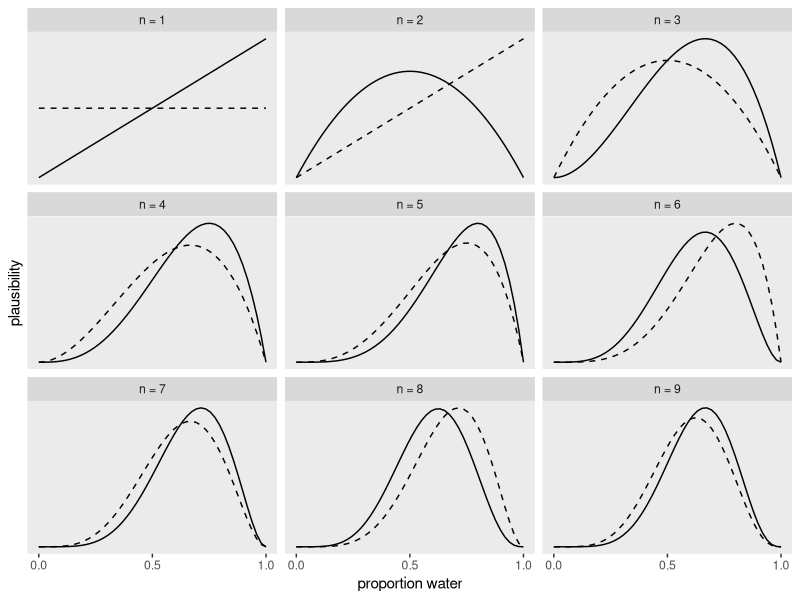

The R source for this figure:
## ---- chunk 1
#| label: setup
#| include: false

library(tidyverse)

## ---- chunk 2
#| label: fig-prior-update
#| fig-cap: "Bayesian updating of a prior based on observations. From @mcelreath2020 and @kurtz2023."
#| code-fold: true

sequence_length <- 50

d <- tibble(toss = c("w", "l", "w", "w", "w", "l", "w", "l", "w")) |> 
  mutate(n_trials  = 1:9,
         n_success = cumsum(toss == "w"))

d |> 
  expand_grid(p_water = seq(from = 0, to = 1, length.out = sequence_length)) |> 
  group_by(p_water) |> 
  # to learn more about lagging, go to:
  # https://www.rdocumentation.org/packages/stats/versions/3.6.2/topics/lag
  # https://dplyr.tidyverse.org/reference/lead-lag.html
  mutate(lagged_n_trials  = lag(n_trials),
         lagged_n_success = lag(n_success)) |> 
  ungroup() |> 
  mutate(prior      = ifelse(n_trials == 1, .5,
                             dbinom(x    = lagged_n_success, 
                                    size = lagged_n_trials, 
                                    prob = p_water)),
         likelihood = dbinom(x    = n_success, 
                             size = n_trials, 
                             prob = p_water),
         strip      = str_c("n = ", n_trials)) |> 
  # the next three lines allow us to normalize the prior and the likelihood, 
  # putting them both in a probability metric 
  group_by(n_trials) |> 
  mutate(prior      = prior / sum(prior),
         likelihood = likelihood / sum(likelihood)) |>   
  
  # plot!
  ggplot(aes(x = p_water)) +
  geom_line(aes(y = prior), 
            linetype = 2) +
  geom_line(aes(y = likelihood)) +
  scale_x_continuous("proportion water", breaks = c(0, .5, 1)) +
  scale_y_continuous("plausibility", breaks = NULL) +
  theme(panel.grid = element_blank()) +
  facet_wrap(~ strip, scales = "free_y")
